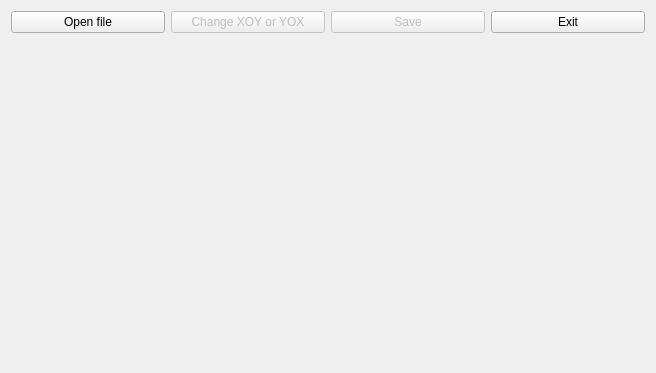
<?xml version="1.0" encoding="UTF-8"?>
<ui version="4.0">
 <class>Widget</class>
 <widget class="QWidget" name="Widget">
  <property name="geometry">
   <rect>
    <x>0</x>
    <y>0</y>
    <width>656</width>
    <height>373</height>
   </rect>
  </property>
  <property name="mouseTracking">
   <bool>false</bool>
  </property>
  <property name="windowTitle">
   <string>Graph</string>
  </property>
  <property name="windowIcon">
   <iconset resource="graphres.qrc">
    <normaloff>:/images/ico.png</normaloff>:/images/ico.png</iconset>
  </property>
  <layout class="QGridLayout" name="gridLayout_3">
   <item row="0" column="3">
    <widget class="QPushButton" name="Exit_button">
     <property name="text">
      <string>Exit</string>
     </property>
    </widget>
   </item>
   <item row="0" column="2">
    <widget class="QPushButton" name="Save">
     <property name="enabled">
      <bool>false</bool>
     </property>
     <property name="text">
      <string>Save</string>
     </property>
    </widget>
   </item>
   <item row="0" column="1">
    <widget class="QPushButton" name="Changeaxes">
     <property name="enabled">
      <bool>false</bool>
     </property>
     <property name="text">
      <string>Change XOY or YOX</string>
     </property>
    </widget>
   </item>
   <item row="0" column="0">
    <widget class="QPushButton" name="open_file">
     <property name="text">
      <string>Open file</string>
     </property>
    </widget>
   </item>
   <item row="1" column="0" colspan="4">
    <widget class="QCustomPlot" name="widget" native="true"/>
   </item>
  </layout>
 </widget>
 <layoutdefault spacing="6" margin="11"/>
 <customwidgets>
  <customwidget>
   <class>QCustomPlot</class>
   <extends>QWidget</extends>
   <header>qcustomplot.h</header>
   <container>1</container>
  </customwidget>
 </customwidgets>
 <resources>
  <include location="graphres.qrc"/>
 </resources>
 <connections>
  <connection>
   <sender>Exit_button</sender>
   <signal>clicked()</signal>
   <receiver>Widget</receiver>
   <slot>close()</slot>
   <hints>
    <hint type="sourcelabel">
     <x>737</x>
     <y>20</y>
    </hint>
    <hint type="destinationlabel">
     <x>423</x>
     <y>208</y>
    </hint>
   </hints>
  </connection>
 </connections>
</ui>
